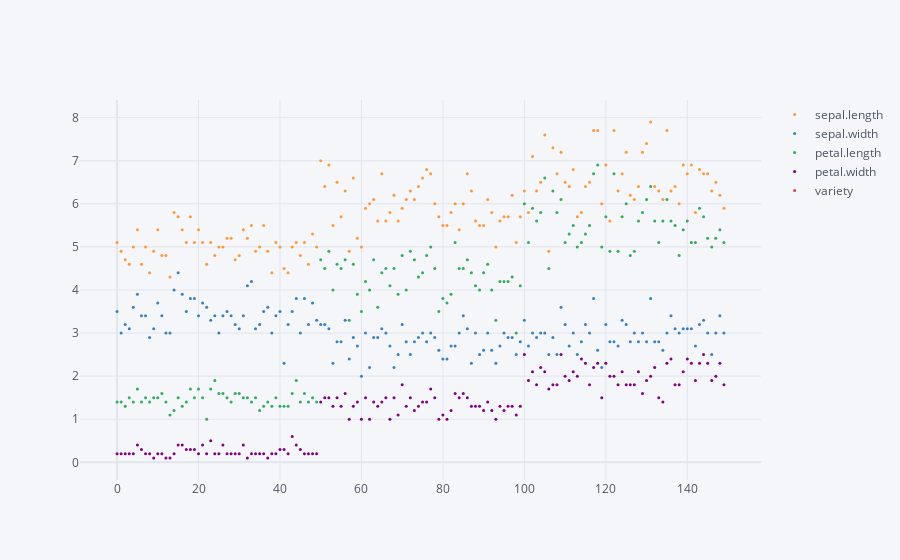

Notebook cell for this chart:
### Code cell
df.iplot(kind='scatter',mode='markers',size=3)

### Figure 1 — Plotly figure (JSON) as saved in the notebook; plotly's stock layout.template omitted (floating-point values rounded to 4 significant figures; data arrays with more than 128 entries replaced by an {"elided": "..."} marker saying what was removed)
{"data": [{"line": {"color": "rgba(255, 153, 51, 1.0)", "dash": "solid", "shape": "linear", "width": 1.3}, "marker": {"size": 3, "symbol": "circle"}, "mode": "markers", "name": "sepal.length", "text": "", "type": "scatter", "x": {"elided": "150 int values"}, "y": {"elided": "150 float values"}}, {"line": {"color": "rgba(55, 128, 191, 1.0)", "dash": "solid", "shape": "linear", "width": 1.3}, "marker": {"size": 3, "symbol": "circle"}, "mode": "markers", "name": "sepal.width", "text": "", "type": "scatter", "x": {"elided": "150 int values"}, "y": {"elided": "150 float values"}}, {"line": {"color": "rgba(50, 171, 96, 1.0)", "dash": "solid", "shape": "linear", "width": 1.3}, "marker": {"size": 3, "symbol": "circle"}, "mode": "markers", "name": "petal.length", "text": "", "type": "scatter", "x": {"elided": "150 int values"}, "y": {"elided": "150 float values"}}, {"line": {"color": "rgba(128, 0, 128, 1.0)", "dash": "solid", "shape": "linear", "width": 1.3}, "marker": {"size": 3, "symbol": "circle"}, "mode": "markers", "name": "petal.width", "text": "", "type": "scatter", "x": {"elided": "150 int values"}, "y": {"elided": "150 float values"}}, {"line": {"color": "rgba(219, 64, 82, 1.0)", "dash": "solid", "shape": "linear", "width": 1.3}, "marker": {"size": 3, "symbol": "circle"}, "mode": "markers", "name": "variety", "text": "", "type": "scatter", "x": {"elided": "150 int values"}, "y": {"elided": "150 str values"}}], "layout": {"autosize": true, "legend": {"bgcolor": "#F5F6F9", "font": {"color": "#4D5663"}}, "paper_bgcolor": "#F5F6F9", "plot_bgcolor": "#F5F6F9", "title": {"font": {"color": "#4D5663"}}, "xaxis": {"autorange": true, "gridcolor": "#E1E5ED", "range": [-8.912, 157.9], "showgrid": true, "tickfont": {"color": "#4D5663"}, "title": {"font": {"color": "#4D5663"}, "text": ""}, "type": "linear", "zerolinecolor": "#E1E5ED"}, "yaxis": {"autorange": true, "gridcolor": "#E1E5ED", "range": [-0.5, 8.5], "showgrid": true, "tickfont": {"color": "#4D5663"}, "title": {"font": {"color": "#4D5663"}, "text": ""}, "type": "linear", "zerolinecolor": "#E1E5ED"}}}
